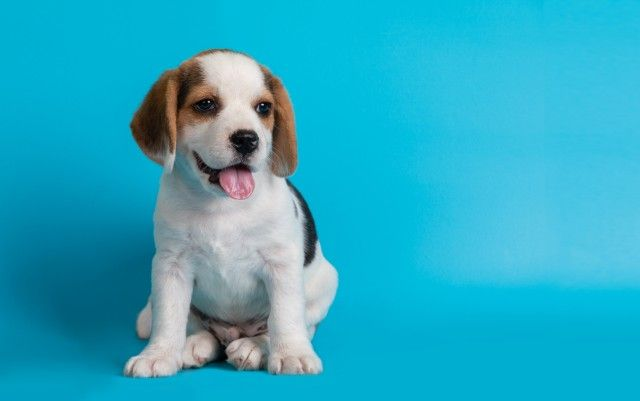
#> input picture lista_5/dog.jpeg, 640 x 401 px
$ jupyter execute resize.ipynb
#> lines starting #> are read from the running program, lines starting #| are printed output that depends on the picture
[cell 1]
from PIL import Image

[cell 2]
from PIL import Image
image = Image.open('dog.jpeg')
#> image is the input picture: PIL image 640x401 RGB; mean R, G, B 43.3, 169.9, 195.7
new_image = image.resize((32, 32))
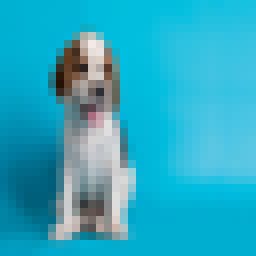
#> new_image: PIL image 32x32 RGB (shown 8 times larger); mean R, G, B 43.4, 169.9, 195.7
new_image.save('dog_32.jpg')

[cell 3]
import cv2

image = cv2.imread("dog_32.jpg")
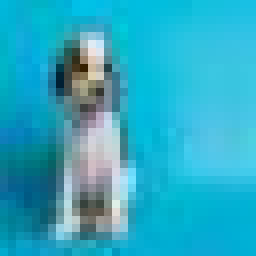
#> image: shape (32, 32, 3) (shown 8 times larger); mean B, G, R 196.3, 170, 44.4
print(image)
#> (printed output is left out)

$ run again, with lista_5/cat.jfif saved as lista_5/dog.jpeg
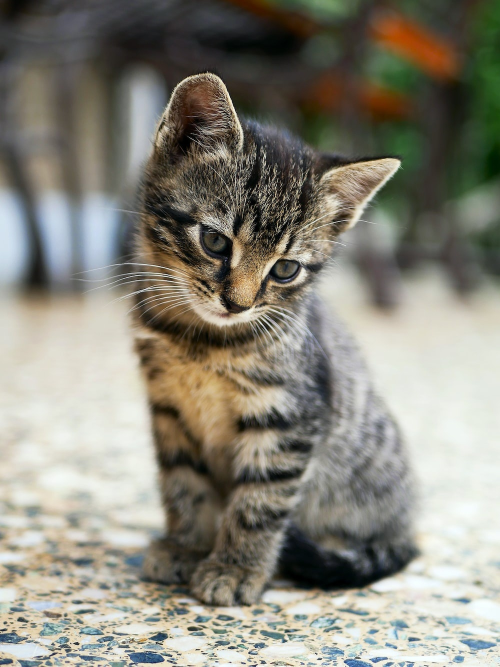
#> input picture lista_5/cat.jfif, 1000 x 1333 px (shown at 1/2 size)
#> image is the input picture: PIL image 1000x1333 RGB; mean R, G, B 136.3, 133.9, 122.2
#> `new_image = image.resize((32, 32))`:
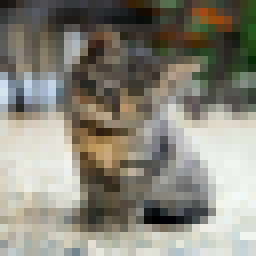
#> new_image: PIL image 32x32 RGB (shown 8 times larger); mean R, G, B 136.3, 133.9, 122.3
#> `image = cv2.imread("dog_32.jpg")`:
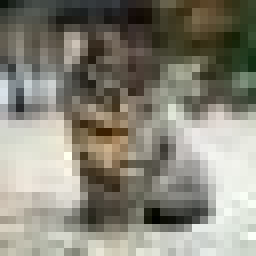
#> image: shape (32, 32, 3) (shown 8 times larger); mean B, G, R 121.7, 133.8, 136.3
#> (printed output is left out)
